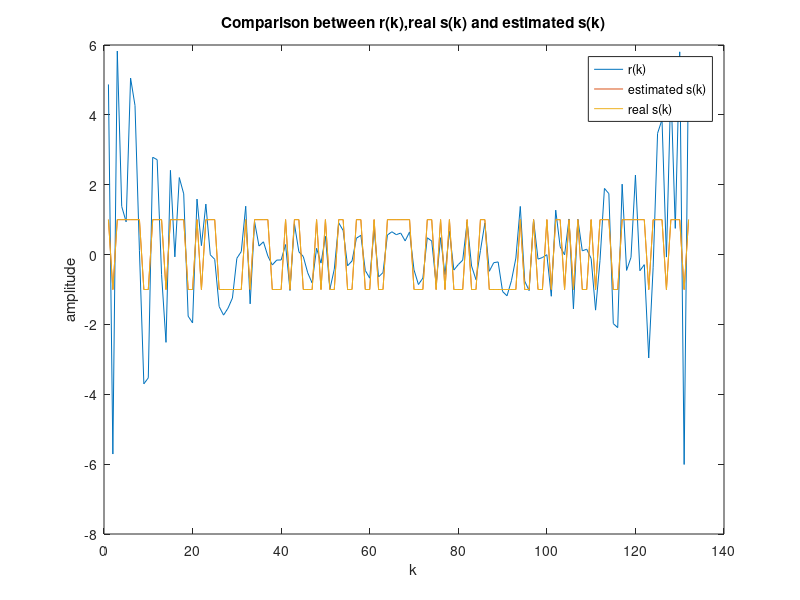
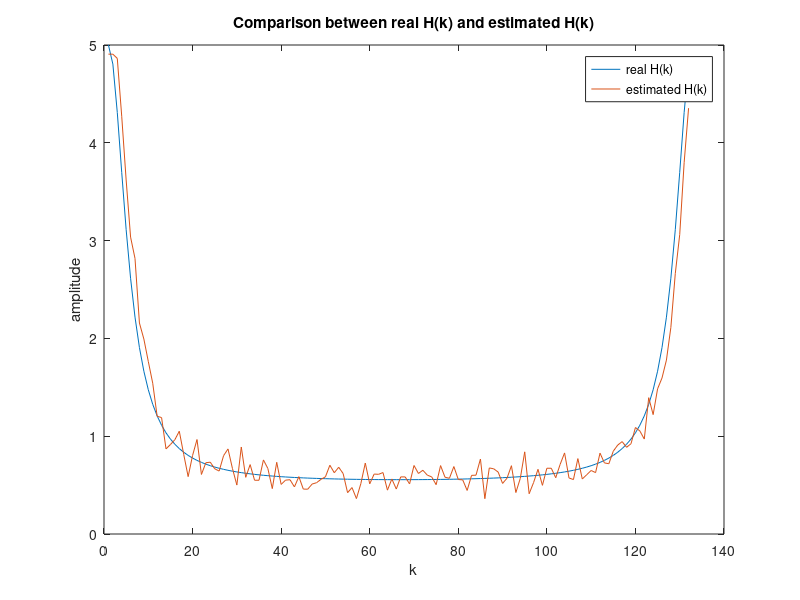

Here is the MATLAB script that generated these plots, in order:
% Version: Channel equalization using unknown H(k)
% Using IIR Channel instead
clc; clear all; close all
%% Generate bits
N = 128;
b = randsrc(1,2*N,[-1 1]);
%% Add training Bits
b = [1,1,b(1:64),1,1,b(65:128),1,1,b(129:192),1,1,b(193:end)];
%% Bits2Symbols Using QPSK
M = 4; % Number of symbols in QPSK
m = log2(M); % Bits per Symbol
s_QPSK = [(1 + 1i) (1 - 1i) (-1 -1i) (-1 + 1i)]/sqrt(2); % QPSK Symbols
b_buffer = buffer(b, m)'; % Group bits into bits per symbol
s = zeros(N+4,1);
% Look up symbols using the indices
for k=1:N+4 % 4 extra training symbols
    if b_buffer(k,:) == [1 1]
        s(k) = 1 + 1i;
    elseif b_buffer(k,:) == [1 -1]
        s(k) = 1 - 1i;
    elseif b_buffer(k,:) == [-1 -1]
        s(k) = -1 - 1i;
    else
        s(k) = -1 + 1i;
    end
end
%% Generate OFDM Seuqence
zz = ifft(s);
%% Channel Description
h = zeros(N+4,1); % Channel 1
for n=1:N+4
    h(n) = 0.8^(n-1);
end
H = fft(h,N+4); % DTFT
%% Decide and Add Cyclic Prefix
% IIR the beta should be one
beta = 1; % Parameter deciding how long the cyclic prefix
len_cp_c = ceil(length(h)*beta); % Length of cyclic prefix
cyclic_prefix_c = zz(end-len_cp_c+1:end); % Cyclic prefix
zz = [cyclic_prefix_c;zz]; % Add cyclic prefix to the front
y_len = length(zz)+length(h)-1;
%% Generate Noise Sequence
sigma = 0.02; % Noise level
w = 1/sqrt(2)*sigma*(randn(y_len,1) + 1i*randn(y_len,1)); % AWGN Channel1
%% Generate Received Signal
y = conv(h,zz) + w;
y = y(1:length(zz)); % Remove convolution redundancy
y = y(len_cp_c+1:end); % Remove cyclic prefix
%% OFDM Decoding 
r = fft(y);
%% Channel Equalization With unknown H(k)
ss = zeros(N+4,1);
HH = zeros(N+4,1); % Guessed H(k)
trainingSymbol = 1 + 1i;

ss(1) = trainingSymbol;
HH(1)=r(1)/ss(1);
for k=1:32 % For loop used for decision feedback
    HH(k+1)=r(k)/ss(k);
    ss(k+1) = sign(real(r(k+1).*conj(HH(k+1))))+1j*sign(imag(r(k+1).*conj(HH(k+1))));
end

ss(34) = trainingSymbol;
HH(34)=r(34)/ss(34);
for k=34:65 % For loop used for decision feedback
    HH(k+1)=r(k)/ss(k);
    ss(k+1) = sign(real(r(k+1).*conj(HH(k+1))))+1j*sign(imag(r(k+1).*conj(HH(k+1))));
end

ss(67) = trainingSymbol;
HH(67)=r(67)/ss(67);
for k=67:98 % For loop used for decision feedback
    HH(k+1)=r(k)/ss(k);
    ss(k+1) = sign(real(r(k+1).*conj(HH(k+1))))+1j*sign(imag(r(k+1).*conj(HH(k+1))));
end

ss(100) = trainingSymbol;
HH(100)=r(100)/ss(100);
for k=100:131 % For loop used for decision feedback
    HH(k+1)=r(k)/ss(k);
    ss(k+1) = sign(real(r(k+1).*conj(HH(k+1))))+1j*sign(imag(r(k+1).*conj(HH(k+1))));
end
%% Symbols2Bits
bb = zeros(1,2*(N+4)); % Bits received
for k=1:N+4
    bb(2*k-1) = real(ss(k));
    bb(2*k) = imag(ss(k));
end
%% Bits error calculating
diff=b-bb;
error=find(diff~=0);
errorrate=length(error)/(2*N);
%% Some plots
figure;
plot(real(r));hold on;
plot(real(ss));hold on;
plot(real(s));hold on;
xlabel('k');
ylabel('amplitude');
title('Comparison between r(k),real s(k) and estimated s(k)');
legend('r(k)','estimated s(k)','real s(k)');
figure;
plot(real(H));hold on;
plot(real(HH));hold on;
xlabel('k');
ylabel('amplitude');
title('Comparison between real H(k) and estimated H(k)');
legend('real H(k)','estimated H(k)');